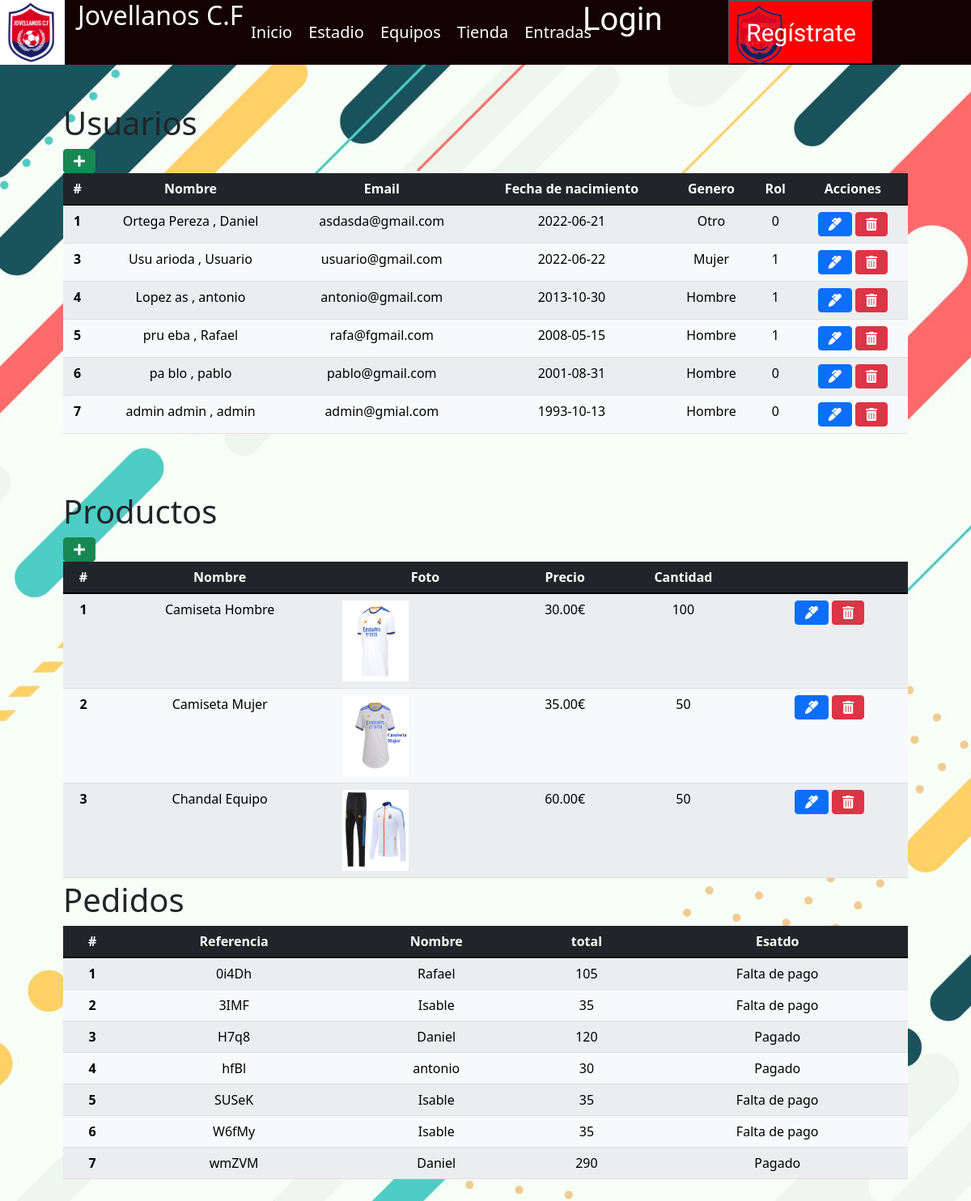
The app's page /admin.php with its own data.
### tables this page shows
CREATE TABLE `usuario` (
  `id` int(11) NOT NULL,
  `email` varchar(100) NOT NULL,
  `nombre` varchar(100) NOT NULL,
  `p_apellido` varchar(100) NOT NULL,
  `s_apellido` varchar(100) NOT NULL,
  `password` varchar(255) NOT NULL,
  `fecha_nacimiento` date NOT NULL,
  `genero` enum('Hombre','Mujer','Otro') NOT NULL,
  `rol` int(11) NOT NULL
);

CREATE TABLE `productos` (
  `idp` int(11) NOT NULL,
  `nombre` varchar(80) NOT NULL,
  `foto` varchar(100) NOT NULL,
  `precio` decimal(10,2) NOT NULL,
  `cantidad` int(11) NOT NULL
);

### admin.php (the view, shortened to what this page needs)
<?php
    require 'header.php';
    $query1 = "SELECT * FROM usuario";
    $consulta1 = $conex->prepare($query1);
    $consulta1->execute();
    $resultados1=$consulta1->fetchAll(PDO::FETCH_ASSOC);
    $query2 = "SELECT * FROM productos";
    $consulta2 = $conex->prepare($query2);
    $consulta2->execute();
    $resultados2=$consulta2->fetchAll(PDO::FETCH_ASSOC);
    $query3 ="SELECT t.ref, t.estado, t.medio, t.total, t2.cantidad, t2.articulo, t2.precio, t3.ref AS cref, t2.total AS 'total_precio', t3.nombre
    FROM base_trabajo.pedido_cp t
    LEFT JOIN base_trabajo.pedido_datos_cp t2 ON t.ref = t2.ref
    LEFT JOIN base_trabajo.pedido_cliente_cp t3 ON t.cliente = t3.ref
    GROUP BY t.ref";
    $consulta3 = $conex->prepare($query3);
    $consulta3->execute();
    $resultados3=$consulta3->fetchAll(PDO::FETCH_ASSOC);
?>
<html>
    <head>
    <link rel="stylesheet" href="styles.css">
    <link href="https://cdn.jsdelivr.net/npm/bootstrap@5.1.3/dist/css/bootstrap.min.css" rel="stylesheet">
    </head>
    <body>
        <div class="container p-4">
            <div class="container p-4 cruddiv">
            <h1>Usuarios</h1>
            <a href="create.php?table=u" class="btn btn-success"><i class="fas fa-plus"></i></a>
            <div class="table">
            <table id=usuarios class=" crudt table table-striped table-hover">
                <thead class="table-dark">
                    <tr>
                        <th>#</th>
                        <th>Nombre</th>
                        <th>Email</th>
                        <th>Fecha de nacimiento</th>
                        <th>Genero</th>
                        <th>Rol</th>
                        <th>Acciones</th>
                    </tr>
                </thead>
                <tbody class="table-light">
                    <?php foreach($resultados1 as $resultado1){?>
                        <tr class=crudtr >
                            <th><?php echo $resultado1["id"];?></th>
                            <td><?php echo $resultado1["p_apellido"]." ". $resultado1["s_apellido"]." , ".$resultado1["nombre"];?></td>
                            <td><?php echo $resultado1["email"];?></td>
                            <td><?php echo $resultado1["fecha_nacimiento"];?></td>
                            <td><?php echo $resultado1["genero"];?></td>
                            <td><?php echo $resultado1["rol"];?></td>
                            <td>
                                <a href="edit.php?id=<?php echo $resultado1["id"]?>&table=u" class="btn btn-primary"><i class="fas fa-marker"></i></a>
                                <a href="delete.php?id=<?php echo $resultado1["id"]?>&table=u" class="btn btn-danger"><i class="fas fa-trash-alt"></i></a>
                            </td>
                        </tr>
                    <?php } ?>
                </tbody>
            </table>
            </div>
            </div>
            <div class="container p-4 cruddiv">
            <h1>Productos</h1>
            <a href="create.php?table=p" class="btn btn-success"><i class="fas fa-plus"></i></a>
            <div class="table">
            <table id=products class=" crudt table table-striped table-hover">
                <thead class="table-dark">
                    <tr>
                        <th>#</th>
                        <th>Nombre</th>
                        <th>Foto</th>
                        <th>Precio</th>
                        <th>Cantidad</th>
                        <th></th>
                    </tr>
                </thead>
                <tbody class="table-light">
                    <?php foreach($resultados2 as $resultado2){?>
                        <tr class=crudtr >
                            <th><?php echo $resultado2["idp"];?></th>
                            <td><?php echo $resultado2["nombre"];?></td>
                            <td><div class=img><img height="100%" width="100%" src="productos/<?php echo $resultado2["foto"];?> "/><div></td>
                            <td><?php echo $resultado2["precio"];?>€</td>
                            <td><?php echo $resultado2["cantidad"];?></td>
                            <td>
                                <a href="edit.php?id=<?php echo $resultado2["idp"]?>&table=p" class="btn btn-primary"><i class="fas fa-marker"></i></a>
                                <a href="delete.php?id=<?php echo $resultado2["idp"]?>&table=p" class="btn btn-danger"><i class="fas fa-trash-alt"></i></a>
                            </td>
                        </tr>
                    <?php } ?>
                </tbody>
            </table>
            </div>
            </div>
            <div class="container p-4 cruddiv">
            <h1>Pedidos</h1>
            <div class="table">
            <table id=pedidos class=" crudt table table-striped table-hover">
                <thead class="table-dark">
                    <tr>
                        <th>#</th>
                        <th>Referencia</th>
                        <th>Nombre</th>
                        <th>total</th>
                        <th>Esatdo</th>
                    </tr>
                </thead>
                <tbody class="table-light"><?php
                        $num =0;
                        foreach($resultados3 as $resultado3){
                            $num++ ?>
                            <tr class=crudtr >
                                <th><?php echo $num;?></th>
                                <td><?php echo $resultado3["ref"];?></td>
                                <td><?php echo $resultado3["nombre"];?></td>
                                <td><?php echo $resultado3["total"];?></td>
                                <td><?php echo $resultado3["estado"];?></td>
                            </tr>
                    <?php } ?>
                </tbody>
            </table>
            </div>
            </div>
        </div>
    </body>
</html>

### header.php (shortened to what this page needs)
<head>
<link rel="stylesheet" href="https://use.fontawesome.com/releases/v5.15.4/css/all.css"/>
<link href="https://cdn.jsdelivr.net/npm/bootstrap@5.1.3/dist/css/bootstrap.min.css" rel="stylesheet">
    <link rel="stylesheet" href="./styles.css">
</head>
<header>
    <div class="primero">
        <img class="escudo" src="Pictures/escudo.png"> <div id="tit"><h2 > Jovellanos C.F</h2></div>
         <?php if(!empty($user)): ?>
            <div id=emcarr>
                <div class=" email nav">
                    <ul>
                        <li>
                            <a href=""><?= $user['email']; ?></a>
                            <ul>
                                <li><a href="logout.php">Cerrar Sesión</a></li>
                            <?php if($_SESSION['rol']==0): ?>
                                <li><a href="admin.php">Admin</a></li>
                            <?php endif; ?>
                            </ul>
                        </li>
                    </ul>
                </div>
                <div class="car"><a  onclick="mostrar('carrito')">Carrito 🛒 <?php echo $totalcantidad?></a></div>
            </div>
                <?php else: ?>
             <div id=logreg>
                <div class="login"><a href="login.php" ><h1>Login<h1></a></div>
                <button class=sing><img class="escudo" src="Pictures/escudob.png"><a href="signup.php" id="regis"> Regístrate</a></button>
            </div>
            <?php endif; ?>
    <nav>
        <ul class="nav">
            <li><a href="index.php">Inicio</a></li>
            <li><a href="estadio.php">Estadio</a></li>
            <li><a href="">Equipos</a>
            <li><a href="tienda.php">Tienda</a>
            </li>
            <li><a href="entradas.php">Entradas</a></li>
        </ul>
    </nav>
    </header>

### styles.css (style rules this page uses)
body { background-image: url("pictures/fondo.jpg"); background-size: cover; background-repeat:repeat; background-position: center center; min-height: 100vh; padding: 0; }
header { position:relative; top: 0px; left:0px; background-color:rgb(20, 1, 1); height:5em; width:100% }
.primero { display: flex; color:white; }
.escudo { display: inline-block; position:absolute; width: 5em; height: 5em; }
#tit { display: inline-block; position:absolute; left:8%; width:20%; color:white; }
#logreg { width:30%; height:100%; position:absolute; left:60%; }
.login { width:50%; float:left; }
.login>a { position:relative; display: inline-block; text-decoration:none; color:white; font-family: 'Black Ops One', cursive; font-size:100%; }
.sing { background-color: red; height:100%; width:50%; }
.sing>a { position:relative; top:20%; display: inline-block; text-decoration:none; color:white; font-family: 'Black Ops One', cursive; font-size:30px; height:100%; }
.sing>img { position:absolute; display: inline-block; left:50%; }
ul,ol { list-style: none; }
.nav { position:absolute; left:25%; top:19%; font-size:20px; }
.nav li a { text-decoration: none; color:white; padding:10px 10px; display:block; z-index: 9; }
.nav>li { float:left; }

### admin.php (style rules this page uses)
.crudt { text-align:center; height:60%; }
.cruddiv { height:60%; }
.img { width:40%; height:100; }
.table { overflow: auto; max-height:50vh; }

### records on screen
usuario: id "1", p_apellido "Ortega", s_apellido "Pereza", nombre "Daniel", email "asdasda@gmail.com", fecha_nacimiento "2022-06-21", genero "Otro", rol "0"
usuario: id "3", p_apellido "Usu", s_apellido "arioda", nombre "Usuario", email "usuario@gmail.com", fecha_nacimiento "2022-06-22", genero "Mujer", rol "1"
usuario: id "4", p_apellido "Lopez", s_apellido "as", nombre "antonio", email "antonio@gmail.com", fecha_nacimiento "2013-10-30", genero "Hombre", rol "1"
usuario: id "5", p_apellido "pru", s_apellido "eba", nombre "Rafael", email "rafa@fgmail.com", fecha_nacimiento "2008-05-15", genero "Hombre", rol "1"
usuario: id "6", p_apellido "pa", s_apellido "blo", nombre "pablo", email "pablo@gmail.com", fecha_nacimiento "2001-08-31", genero "Hombre", rol "0"
usuario: id "7", p_apellido "admin", s_apellido "admin", nombre "admin", email "admin@gmial.com", fecha_nacimiento "1993-10-13", genero "Hombre", rol "0"
productos: idp "1", nombre "Camiseta Hombre", foto (picture), precio "30.00", cantidad "100"
productos: idp "2", nombre "Camiseta Mujer", foto (picture), precio "35.00", cantidad "50"
productos: idp "3", nombre "Chandal Equipo", foto (picture), precio "60.00", cantidad "50"

### other values on screen
$resultado3["ref"] "0i4Dh"
$resultado3["nombre"] "Rafael"
$resultado3["total"] "105"
$resultado3["estado"] "Falta de pago"
$resultado3["ref"] "3IMF"
$resultado3["nombre"] "Isable"
$resultado3["total"] "35"
$resultado3["ref"] "H7q8"
$resultado3["nombre"] "Daniel"
$resultado3["total"] "120"
$resultado3["estado"] "Pagado"
$resultado3["ref"] "hfBl"
$resultado3["nombre"] "antonio"
$resultado3["total"] "30"
$resultado3["ref"] "SUSeK"
